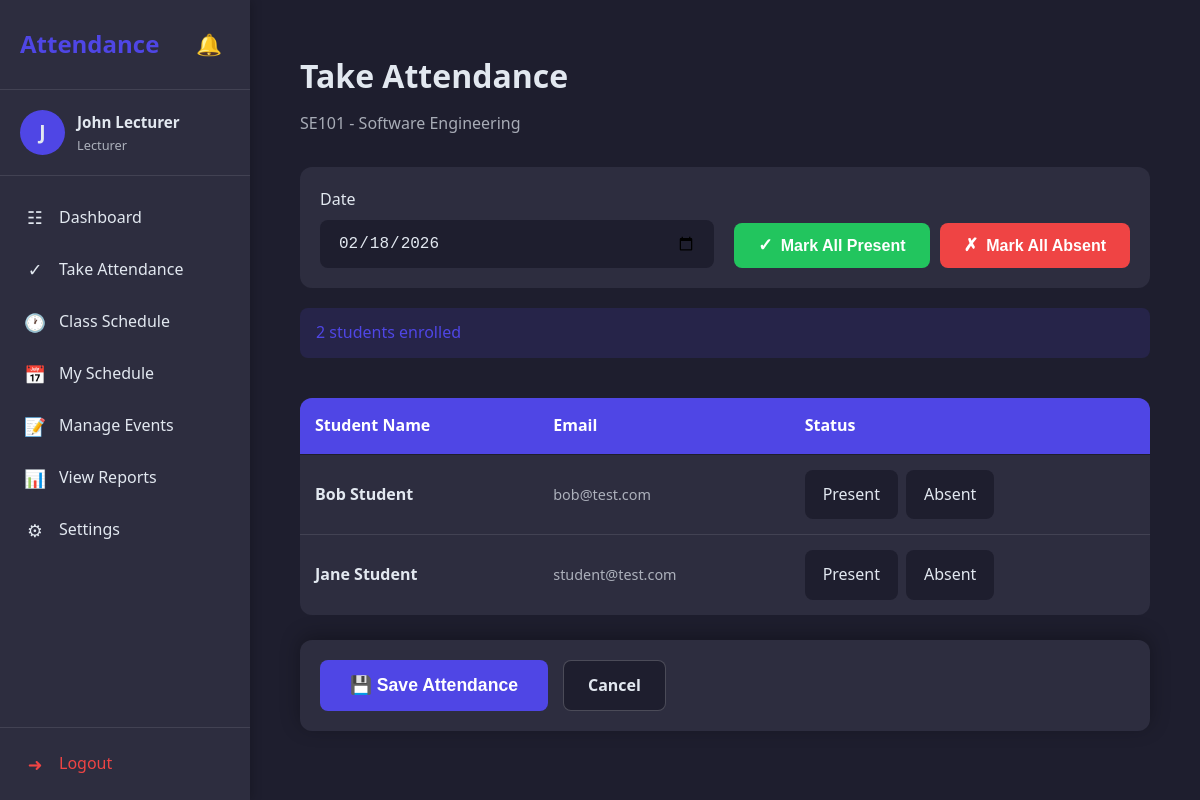
The page /lecturer/take_attendance.php?course_id=1 (signed in) on the database its author committed.
### tables this page shows
CREATE TABLE courses (
    course_id INT AUTO_INCREMENT PRIMARY KEY,
    course_name VARCHAR(100),
    course_code VARCHAR(20),
    lecturer_id INT,
    color VARCHAR(7) DEFAULT '#4f46e5',
    FOREIGN KEY (lecturer_id) REFERENCES users(user_id)
);

CREATE TABLE users (
    user_id INT AUTO_INCREMENT PRIMARY KEY,
    name VARCHAR(100),
    email VARCHAR(100) UNIQUE,
    password VARCHAR(255),
    role ENUM('student', 'lecturer', 'admin') NOT NULL
);

### includes/functions.php (called while the page is built, shortened)
<?php
function getEnrolledStudents($conn, $course_id) {
    $query = "SELECT u.user_id, u.name, u.email
              FROM users u
              JOIN enrollments e ON u.user_id = e.student_id
              WHERE e.course_id = $course_id
              ORDER BY u.name";
    return $conn->query($query);
}
?>

### lecturer/take_attendance.php (the view, shortened to what this page needs)
<?php
include '../config/db_connect.php';
include '../includes/functions.php';
$course_id = intval($_GET['course_id']);
$course_query = "SELECT course_name, course_code FROM courses WHERE course_id = $course_id AND lecturer_id = " . $_SESSION['user_id'];
$course_result = $conn->query($course_query);
$course = $course_result->fetch_assoc();
$students_result = getEnrolledStudents($conn, $course_id);
include '../includes/header.php';
?>
<div class="container">
    <div class="page-header">
        <h2>Take Attendance</h2>
        <p><?php echo htmlspecialchars($course['course_code']); ?> - <?php echo htmlspecialchars($course['course_name']); ?></p>
    </div>
    <?php if($students_result->num_rows > 0): ?>
    <form action="../actions/mark_attendance.php" method="POST" id="attendanceForm">
        <div class="attendance-controls">
            <div class="form-group date-picker">
                <label for="date">Date</label>
                <input type="date" name="date" id="date" value="<?php echo date('Y-m-d'); ?>" required>
            </div>
            <div class="bulk-actions">
                <button type="button" id="selectAllPresent" class="btn btn-success">
                    <span class="btn-icon-text">✓</span> Mark All Present
                </button>
                <button type="button" id="selectAllAbsent" class="btn btn-danger">
                    <span class="btn-icon-text">✗</span> Mark All Absent
                </button>
            </div>
        </div>
        <div class="student-count">
            <span><?php echo $students_result->num_rows; ?> students enrolled</span>
        </div>
        <div class="table-container desktop-view">
            <table class="attendance-table">
                <thead>
                    <tr>
                        <th>Student Name</th>
                        <th>Email</th>
                        <th>Status</th>
                    </tr>
                </thead>
                <tbody>
                    <?php while($student = $students_result->fetch_assoc()): ?>
                    <tr class="student-row" data-student-id="<?php echo $student['user_id']; ?>">
                        <td class="student-name"><?php echo htmlspecialchars($student['name']); ?></td>
                        <td class="student-email"><?php echo htmlspecialchars($student['email']); ?></td>
                        <td>
                            <div class="status-toggle">
                                <label class="status-option present">
                                    <span class="status-label">Present</span>
                                </label>
                                <label class="status-option absent">
                                    <span class="status-label">Absent</span>
                                </label>
                            </div>
                        </td>
                    </tr>
                    <?php endwhile; ?>
                </tbody>
            </table>
        </div>
        <div class="form-actions attendance-submit">
            <button type="submit" class="btn btn-primary btn-lg">
                <span class="btn-icon-text">💾</span> Save Attendance
            </button>
            <a href="dashboard.php" class="btn btn-secondary">Cancel</a>
        </div>
    </form>
    <?php endif; ?>
</div>
<?php include '../includes/footer.php'; ?>

### assets/css/style.css (style rules this page uses)
:root { --primary-color: #4f46e5; --primary-hover: #4338ca; --secondary-color: #6366f1; --success-color: #22c55e; --warning-color: #f59e0b; --danger-color: #ef4444; --dark-bg: #1e1e2e; --dark-card: #2d2d3f; --dark-text: #e2e8f0; --light-bg: #f8fafc; --light-card: #ffffff; --light-text: #1e293b; --border-radius: 12px; --shadow: 0 4px 6px -1px rgba(0, 0, 0, 0.1); }
* { margin: 0; padding: 0; box-sizing: border-box; }
body { font-family: 'Segoe UI', Tahoma, Geneva, Verdana, sans-serif; background-color: var(--dark-bg); color: var(--dark-text); line-height: 1.6; min-height: 100vh; }
a { text-decoration: none; color: inherit; }
.container { max-width: 1200px; margin: 0 auto; padding: 20px; }
.form-group { margin-bottom: 20px; }
.form-group label { display: block; margin-bottom: 8px; font-weight: 500; }
.form-group input, .form-group select { width: 100%; padding: 12px 16px; border: 2px solid transparent; border-radius: 8px; background-color: var(--dark-bg); color: var(--dark-text); font-size: 1rem; transition: border-color 0.3s; }
.btn { display: inline-block; padding: 12px 24px; border: none; border-radius: 8px; font-size: 1rem; font-weight: 600; cursor: pointer; transition: all 0.3s; }
.btn-primary { background-color: var(--primary-color); color: white; }
.btn-success { background-color: var(--success-color); color: white; }
.btn-danger { background-color: var(--danger-color); color: white; }
.table-container { overflow-x: auto; }
table { width: 100%; border-collapse: collapse; margin-top: 20px; background-color: var(--dark-card); border-radius: var(--border-radius); overflow: hidden; }
table th, table td { padding: 15px; text-align: left; border-bottom: 1px solid var(--dark-bg); }
table th { background-color: var(--primary-color); color: white; font-weight: 600; }
.page-header { margin-bottom: 30px; }
.page-header h2 { font-size: 2rem; margin-bottom: 10px; }
.page-header p { opacity: 0.7; }
.form-actions { margin-top: 30px; display: flex; gap: 15px; }
.btn-secondary { background-color: var(--dark-bg); color: var(--dark-text); border: 1px solid rgba(255, 255, 255, 0.1); }
.attendance-controls { display: flex; flex-wrap: wrap; gap: 20px; align-items: flex-end; margin-bottom: 20px; padding: 20px; background-color: var(--dark-card); border-radius: var(--border-radius); }
.attendance-controls .date-picker { flex: 1; min-width: 200px; margin-bottom: 0; }
.bulk-actions { display: flex; gap: 10px; flex-wrap: wrap; }
.bulk-actions .btn { display: flex; align-items: center; gap: 8px; }
.btn-icon-text { font-size: 1.1rem; }
.student-count { padding: 12px 16px; background-color: rgba(79, 70, 229, 0.15); border-radius: 8px; margin-bottom: 20px; font-weight: 500; color: var(--primary-color); }
.desktop-view { display: block; }
.attendance-table { width: 100%; border-collapse: collapse; background-color: var(--dark-card); border-radius: var(--border-radius); overflow: hidden; }
.attendance-table th { background-color: var(--primary-color); color: white; padding: 15px; text-align: left; font-weight: 600; }
.attendance-table td { padding: 15px; border-bottom: 1px solid rgba(255, 255, 255, 0.1); }
.attendance-table tr:last-child td { border-bottom: none; }
.student-row .student-name { font-weight: 600; }
.student-row .student-email { opacity: 0.7; font-size: 0.9rem; }
.status-toggle { display: flex; gap: 8px; }
.status-option { display: flex; align-items: center; gap: 8px; padding: 10px 16px; border-radius: 8px; cursor: pointer; transition: all 0.3s; background-color: var(--dark-bg); border: 2px solid transparent; }
.status-label { font-weight: 500; }
.attendance-submit { margin-top: 25px; padding: 20px; background-color: var(--dark-card); border-radius: var(--border-radius); display: flex; gap: 15px; flex-wrap: wrap; position: sticky; bottom: 15px; box-shadow: 0 -4px 20px rgba(0, 0, 0, 0.3); }
.btn-lg { padding: 15px 30px; font-size: 1.1rem; }
.btn-secondary { background-color: var(--dark-bg); color: var(--dark-text); border: 1px solid rgba(255, 255, 255, 0.2); }

### rows shown on the page
courses: course_code "SE101", course_name "Software Engineering"
users: name "Bob Student", email "bob@test.com"
users: name "Jane Student", email "student@test.com"

### other values the page prints
substr($_SESSION['name'], 0, 1) "J"
$_SESSION['name'] "John Lecturer"
$_SESSION['role'] "Lecturer"
$students_result->num_rows "2"
